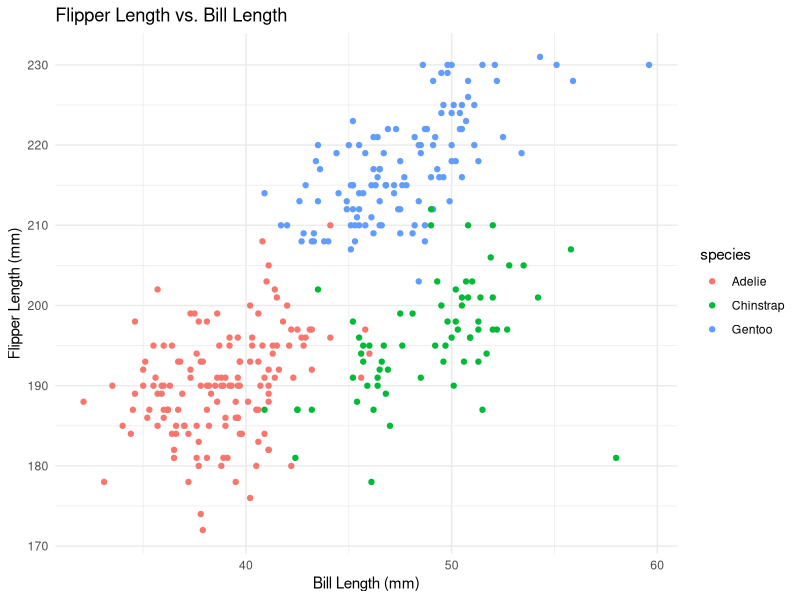
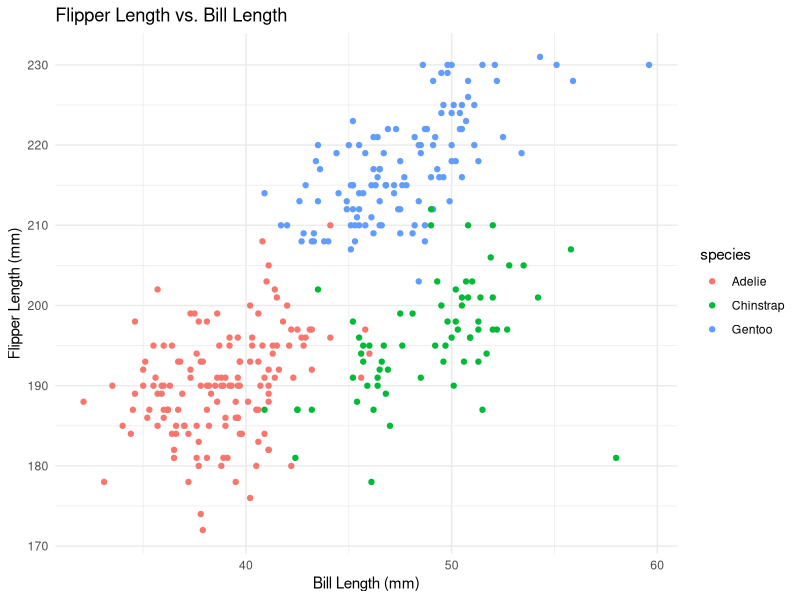

R code for these plots, in order:
## ---- chunk 1
# Import the "tidyverse" library
library(tidyverse)

# Import the "ggplot2" library
library(ggplot2)
## ---- chunk 2
# Load the "penguins" data
data("penguins", package = "palmerpenguins")

# Remove the missing values in the dataset
penguins_clean <- penguins %>% na.omit()
## ---- chunk 3
# Make a scatterplot of Flipper Length vs. Bill Length
ggplot(penguins_clean, aes(y = flipper_length_mm, 
                           x = bill_length_mm, 
                           color = species)) + 
  geom_point() + 
  labs(x = 'Bill Length (mm)',
       y = 'Flipper Length (mm)',
       title = 'Flipper Length vs. Bill Length') + 
  theme_minimal()

# Export the scatterplot in PNG form
ggsave("flipper_length_vs_bill_length.png")
